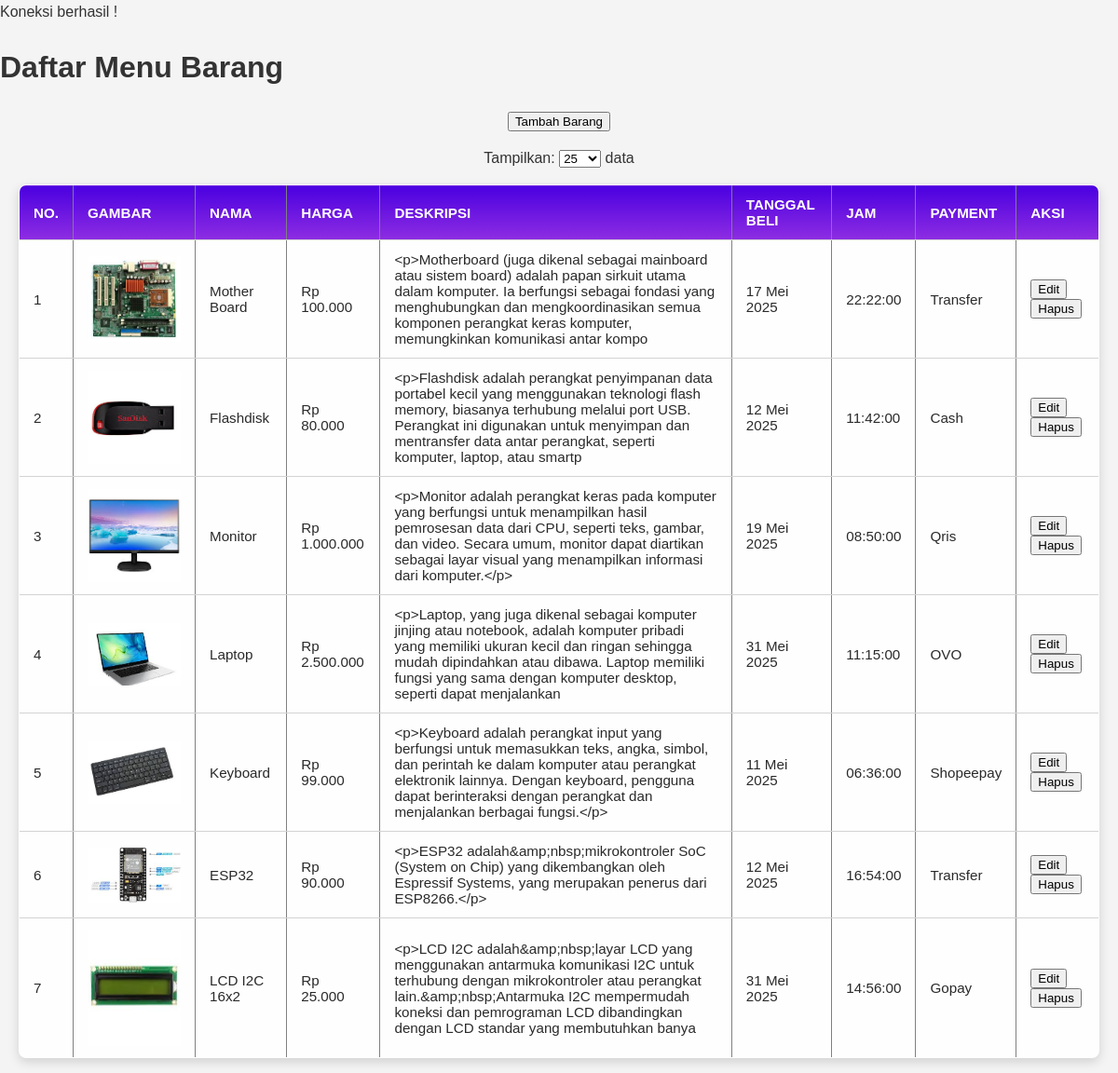
The page /tampil.php on the database its author committed.
### tables this page shows
CREATE TABLE `barang` (
  `kode_barang` int(255) NOT NULL,
  `nama` varchar(255) NOT NULL,
  `gambar` varchar(255) NOT NULL,
  `deskripsi` varchar(255) NOT NULL,
  `harga` int(255) NOT NULL,
  `jam` time DEFAULT NULL,
  `tanggal` date DEFAULT NULL,
  `payment` text NOT NULL
);

### tampil.php (the view, shortened to what this page needs)
<?php
include 'koneksi.php';
function formatTanggalIndonesia($tanggal) {
    $bulan = [
        1 => 'Januari', 2 => 'Februari', 3 => 'Maret',
        4 => 'April', 5 => 'Mei', 6 => 'Juni',
        7 => 'Juli', 8 => 'Agustus', 9 => 'September',
        10 => 'Oktober', 11 => 'November', 12 => 'Desember'
    ];
    $date = new DateTime($tanggal);
    $hari = $date->format('j');
    $bulan_index = (int)$date->format('n');
    $tahun = $date->format('Y');
    return "$hari {$bulan[$bulan_index]} $tahun";
}
$limit = isset($_GET['limit']) ? (int) $_GET['limit'] : 25;
$limit_options = [10, 25, 50, 100, 250];
$page   = isset($_GET['page'])  ? (int) $_GET['page']  : 1;
$offset = ($page - 1) * $limit;
$sql  = "
    SELECT
        kode_barang,
        gambar,
        nama,
        harga,
        deskripsi,
        tanggal,
        jam,
        `payment` AS payment_count
    FROM barang
    ORDER BY kode_barang ASC
    LIMIT ? OFFSET ?
";
$stmt = $koneksi->prepare($sql);
$stmt->bind_param("ii", $limit, $offset);
$stmt->execute();
$result = $stmt->get_result();
?>
<!DOCTYPE html>
<html lang="id">
<head>
    <link rel="stylesheet" href="index.css">
</head>
<body>
    <h1>Daftar Menu Barang</h1>
    <p align="center">
    <a href="tambah.php"><button>Tambah Barang</button></a>
    </p>
    <p align="center">
      Tampilkan:
      <select onchange="window.location.href='tampil.php?page=1&limit=' + this.value;">
        <?php foreach ($limit_options as $option): ?>
          <option value="<?php echo $option; ?>" <?php if ($option == $limit) echo 'selected'; ?>>
            <?php echo $option; ?>
          </option>
        <?php endforeach; ?>
      </select> data
    </p>
    <table border="1" cellpadding="10" cellspacing="0">
        <tr>
            <th>No.</th>
            <th>Gambar</th>
            <th>Nama</th>
            <th>Harga</th>
            <th>Deskripsi</th>
            <th>Tanggal Beli</th>
            <th>Jam</th>
            <th>payment</th>
            <th>Aksi</th>
        </tr>
        <?php if ($result->num_rows > 0): ?>
            <?php $no = $offset + 1; ?>
            <?php while ($row = $result->fetch_assoc()): ?>
                <tr>
                    <td align="center"><?php echo $no; ?></td>
                    <td><img src="uploads/<?php echo htmlspecialchars($row['gambar']); ?>" width="100" alt="Gambar barang"></td>
                    <td><?php echo htmlspecialchars($row['nama']); ?></td>
                    <td>Rp <?php echo number_format($row['harga'], 0, ',', '.'); ?></td>
                    <td><?php echo htmlspecialchars($row['deskripsi']); ?></td>
                    <td><?php echo formatTanggalIndonesia($row['tanggal']); ?></td>
                    <td><?= htmlspecialchars($row['jam'])?></td>
                    <td><?= htmlspecialchars($row['payment_count']) ?></td>
                    <td>
                        <a href="edit.php?id=<?php echo $row['kode_barang']; ?>"><button>Edit</button></a>
                        <a href="hapus.php?id=<?php echo $row['kode_barang']; ?>"
                           onclick="return confirm('Yakin ingin menghapus?')"><button>Hapus</button></a>
                    </td>
                </tr>
                <?php $no++; ?>
            <?php endwhile; ?>
        <?php else: ?>
            <tr>
              <td colspan="7" align="center">Tidak ada data Barang.</td>
            </tr>
        <?php endif; ?>
    </table>
</body>
</html>

### index.css (style rules this page uses)
body, html { margin: 0; padding: 0; font-family: Arial, sans-serif; background-color: #f4f4f4; color: #333; line-height: 1.6; }
table { width: 100%; max-width: calc(100% - 40px); margin: 0 auto; border-collapse: collapse; background-color: white; box-shadow: 0 4px 12px rgba(0, 0, 0, 0.15); border-radius: 8px; overflow: hidden; table-layout: auto; }
th, td { padding: 12px 15px; text-align: left; border-bottom: 1px solid #d3d3d3; font-size: 0.95rem; }
th { background: linear-gradient(180deg, #4a00e0, #8e2de2); color: white; font-weight: 700; text-transform: uppercase; }
td { background-color: #fefefe; color: #2a2a2a; }

### rows shown on the page
barang: gambar (picture), nama "Mother Board", harga "100.000", deskripsi "<p>Motherboard (juga dikenal sebagai mainboard atau sistem board) adalah papan sirkuit utama dalam komputer. Ia berfungsi sebagai fondasi yang menghubungkan dan mengkoordinasikan semua komponen perangkat keras komputer, memungkinkan komunikasi antar kompo", tanggal "17 Mei 2025", jam "22:22:00", payment "Transfer"
barang: gambar (picture), nama "Flashdisk", harga "80.000", deskripsi "<p>Flashdisk adalah perangkat penyimpanan data portabel kecil yang menggunakan teknologi flash memory, biasanya terhubung melalui port USB. Perangkat ini digunakan untuk menyimpan dan mentransfer data antar perangkat, seperti komputer, laptop, atau smartp", tanggal "12 Mei 2025", jam "11:42:00", payment "Cash"
barang: gambar (picture), nama "Monitor", harga "1.000.000", deskripsi "<p>Monitor adalah perangkat keras pada komputer yang berfungsi untuk menampilkan hasil pemrosesan data dari CPU, seperti teks, gambar, dan video. Secara umum, monitor dapat diartikan sebagai layar visual yang menampilkan informasi dari komputer.</p>", tanggal "19 Mei 2025", jam "08:50:00", payment "Qris"
barang: gambar (picture), nama "Laptop", harga "2.500.000", deskripsi "<p>Laptop, yang juga dikenal sebagai komputer jinjing atau notebook, adalah komputer pribadi yang memiliki ukuran kecil dan ringan sehingga mudah dipindahkan atau dibawa. Laptop memiliki fungsi yang sama dengan komputer desktop, seperti dapat menjalankan", tanggal "31 Mei 2025", jam "11:15:00", payment "OVO"
barang: gambar (picture), nama "Keyboard", harga "99.000", deskripsi "<p>Keyboard adalah perangkat input yang berfungsi untuk memasukkan teks, angka, simbol, dan perintah ke dalam komputer atau perangkat elektronik lainnya. Dengan keyboard, pengguna dapat berinteraksi dengan perangkat dan menjalankan berbagai fungsi.</p>", tanggal "11 Mei 2025", jam "06:36:00", payment "Shopeepay"
barang: gambar (picture), nama "ESP32", harga "90.000", deskripsi "<p>ESP32 adalah&amp;nbsp;mikrokontroler SoC (System on Chip) yang dikembangkan oleh Espressif Systems, yang merupakan penerus dari ESP8266.</p>", tanggal "12 Mei 2025", jam "16:54:00", payment "Transfer"
barang: gambar (picture), nama "LCD I2C 16x2", harga "25.000", deskripsi "<p>LCD I2C adalah&amp;nbsp;layar LCD yang menggunakan antarmuka komunikasi I2C untuk terhubung dengan mikrokontroler atau perangkat lain.&amp;nbsp;Antarmuka I2C mempermudah koneksi dan pemrograman LCD dibandingkan dengan LCD standar yang membutuhkan banya", tanggal "31 Mei 2025", jam "14:56:00", payment "Gopay"

### other values the page prints
form field value "25"
